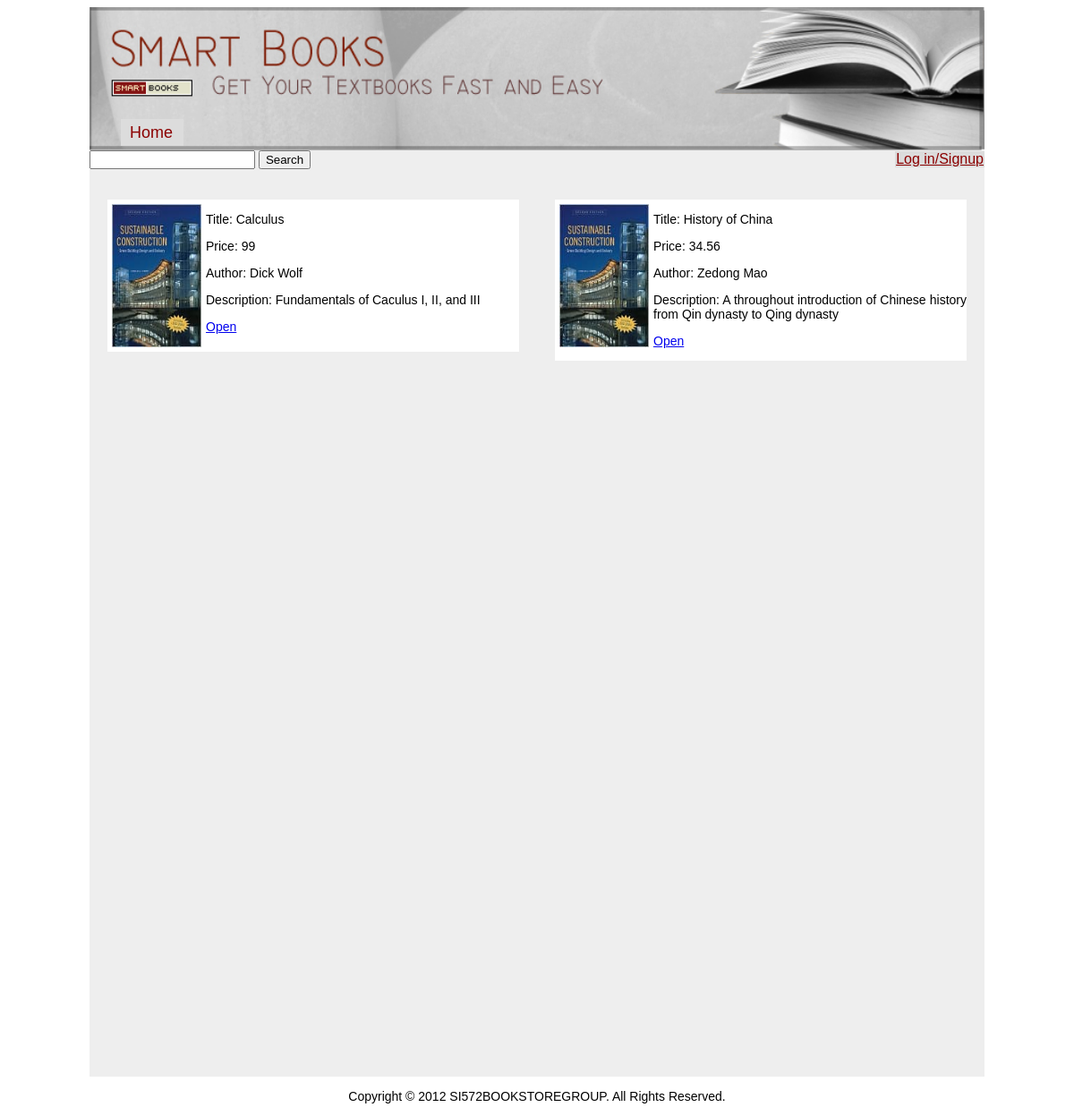
Before: / with the older database file.
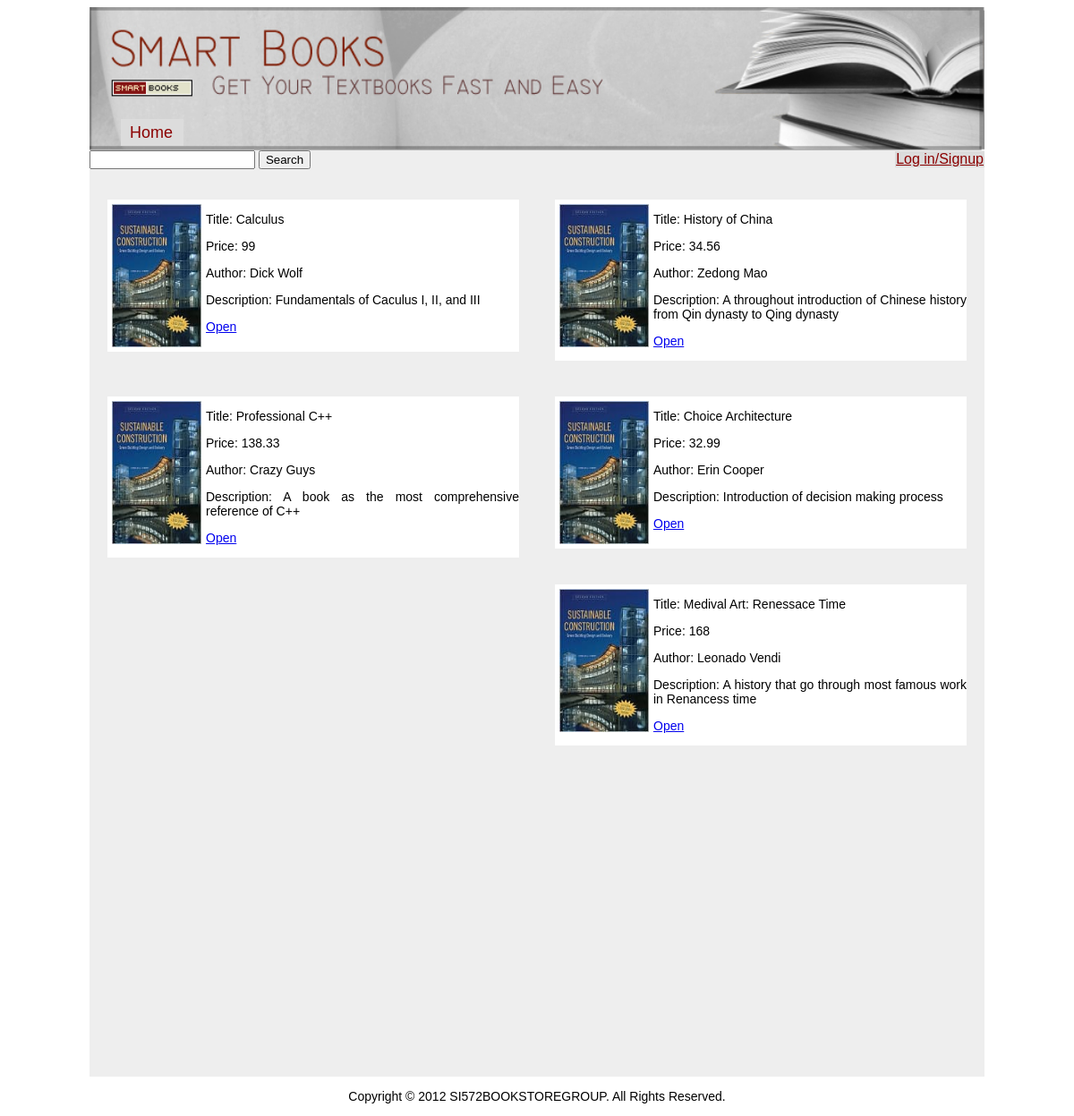
After: the same page with the newer database file.
### tables this page shows
CREATE TABLE book(id INT UNSIGNED NOT NULL AUTO_INCREMENT KEY, name VARCHAR(128), ISBN INTEGER, year INTEGER, edition INTEGER, price FLOAT, quantity INTEGER, description TEXT, authorln VARCHAR(128), authorfn VARCHAR(128), course_id INTEGER);

### index.php (the view, shortened to what this page needs)
<!DOCTYPE HTML PUBLIC "-//W3C//DTD HTML 4.01//EN"
   "http://www.w3.org/TR/html4/strict.dtd">
<html>
    <head>
        <link type="text/css" rel="stylesheet" href="main.css">
    </head>
    <body>
      <div id="container">
        <div id="header">
            <ul>
              <li><a href="index.php">Home</a></li>
            </ul>
        </div>
        <div id="content">
					<?php
					if ( isset($_SESSION['name']) )
					{
						echo '
							<div id="toolbar">
								<ul>
									<li><a href="shoppingcart.php">My Shopping Cart</a></li>
									<li><a href="logout.php">Logout</a></li>
								</ul>
								<form method="get" action="">
									<input type="text" id="search-text" name="s" value="" />
									<input type="submit" id="search-submit" value="Search" />
								</form>
							</div>';
						echo '<p style="color:green">'."Hi ". $_SESSION['name'].", you're logged in. If you want to log in as another customer, please log out first. \n"."</p>";
					}
					else
					{
						echo '
							<div id="toolbar">
								<ul>
									<li><a href="login.php">Log in/Signup</a></li>
								</ul>
								<form method="get" action="">
									<input type="text" id="search-text" name="s" value="" />
									<input type="submit" id="search-submit" value="Search" />
								</form>
							</div>';
					}
					?>
			<div id="booklist">
			<p>
			<?php
			$result = mysql_query("SELECT name, price, authorln, authorfn, description,id FROM book");
			while ( $row = mysql_fetch_row($result) ) {
				echo('<div class="book">');
				echo('<div class="img">');
				echo('<img src=2.jpg  alt="Book1" width="100" height="160" />');
				echo('</div><div class="info">');
				echo('<p class="book_info"> Title:   ');
				echo(htmlentities($row[0]));
				echo('</p><p> Price:     ');
				echo(htmlentities($row[1]));
				echo('</p><p> Author:     ');
				echo(htmlentities($row[3])." ".htmlentities($row[2]));
		        echo('</p><p> Description:  ');
				echo(htmlentities($row[4]));
				echo('</p><p>');
			    echo('<a href="bookInfo.php?id='.htmlentities($row[5]).'">Open</a>');
				echo('</p>');
				echo('</div>');
				echo('</div>');
			}
			?>
			</p>
			</div>
        </div>
        <div id="footer">
            <p>Copyright &copy 2012 SI572BOOKSTOREGROUP. All Rights Reserved.</p>
        </div>
      </div>
    </body>
</html>

### main.css (style rules this page uses)
body { text-align: justify; font-family: Arial, Helvetica, sans-serif; font-size: 14px; }
ul, ol, li { margin: 0px; padding: 0px; list-style: none; }
#container { width:1000px; margin:0 auto; }
#header { width:1000px; height:160px; background:url('banner.jpg') no-repeat; background-size:1000px 160px; }
#header a { margin:0; margin-top:5px; margin-left:10px; width:50px; height:20px; display:block; position:absolute; font-size:18px; color:#8B0000; text-decoration: none; }
#header ul { margin-top:125px; margin-left:35px; position:absolute; }
#header ul li { background-color:#DCDCDC; padding:0; width:70px; height:30px; }
#content { background-color:#eee; width:1000px; }
#toolbar ul { margin-top: 0px; position: relative; padding-top: 1px; }
#toolbar ul li { background-color:#DCDCDC; width: 80px; height: 15px; text-decoration: none; text-align: center; }
#toolbar a { color:#8B0000; font-size:16px; }
#content ul { float:right; }
#content ul li { display:inline; background-color:#DCDCDC; padding:1px; }
#booklist { width:1000px; height:1000px; border-color:black; border-width:2px; }
.book img { float: left; width: 100px; height:160px; margin:5px; }
.book { background-color:white; margin:20px; float:left; width:460px; }
.book_info { float: left: margin-left: 150px; }
#footer { text-align:center; }

Changed rows visible on the page:
added book: name "Professional C++", price "138.33", authorfn "Crazy", authorln "Guys", description "A book as the most comprehensive reference of C++"
added book: name "Choice Architecture", price "32.99", authorfn "Erin", authorln "Cooper", description "Introduction of decision making process"
added book: name "Medival Art: Renessace Time", price "168", authorfn "Leonado", authorln "Vendi", description "A history that go through most famous work in Renancess time"
